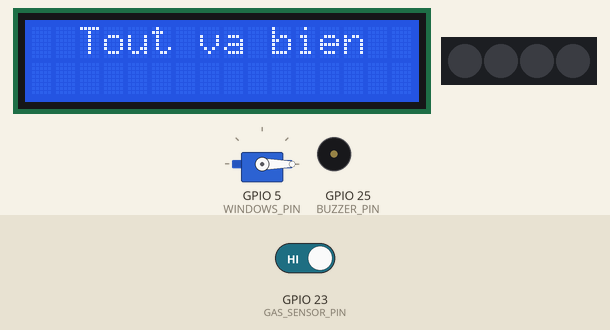
Simulated run of this sketch. Board: ESP32. Parts: servo, 16×2 character LCD, 4 RGB LEDs in strip order, left to right, buzzer (waves = sounding). The inputs (shaded band) are chosen by the test bench; at power-on: GPIO 23 (GAS_SENSOR_PIN) HIGH.

Above: at 1.2 s.
1.3 s: GPIO 23 (GAS_SENSOR_PIN) driven LOW
At 1.63 s:
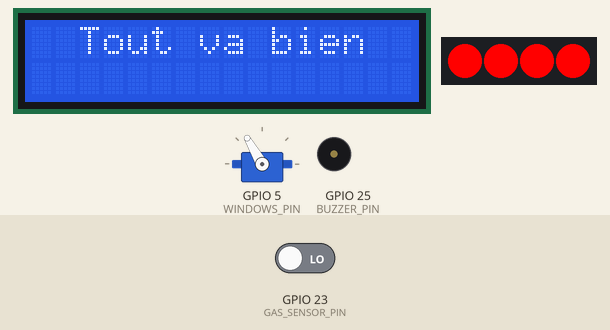
At 2.5 s:
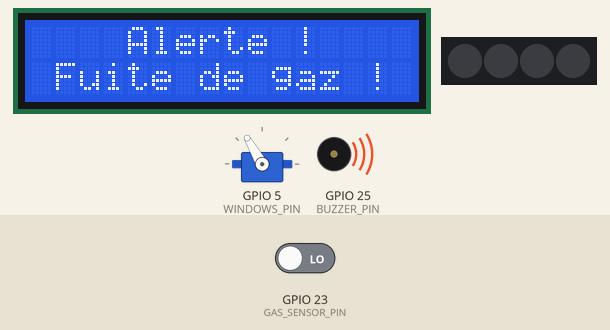
4.4 s: GPIO 23 (GAS_SENSOR_PIN) driven HIGH
At 5.4 s:
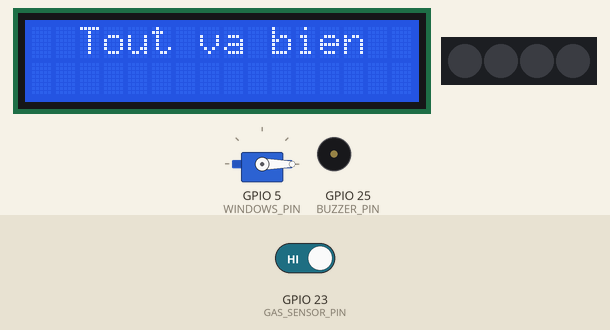
Timing chart, 0 to 7.4 s (numbered marks = the images above; inputs shaded):
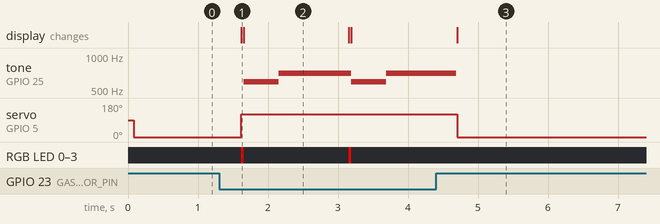

The sketch:

GasDetectionAlert.ino
```cpp
/*
Gas Detection Alert

Si du gaz est détecté, le ventilateur s'active, le buzzer sonne pour donner l'alerte et un message apparait sur l'écran LCD.
La LED RGB clignote en rouge.
*/

#include <Wire.h>
#include <ESP32Servo.h>
#include <LiquidCrystal_I2C.h>
#include <Adafruit_NeoPixel.h>

#define RGB_PIN 26
#define NUM_LEDS 4
#define GAS_SENSOR_PIN 23
#define BUZZER_PIN 25
#define WINDOWS_PIN 5
#define FAN_POWER_PIN 19

LiquidCrystal_I2C lcd(0x27, 16, 2);
Servo ServoWindows;
Adafruit_NeoPixel leds = Adafruit_NeoPixel(NUM_LEDS, RGB_PIN, NEO_GRB + NEO_KHZ800);

int pos = 0;

void setup() {
  ServoWindows.attach(WINDOWS_PIN);
  pinMode(GAS_SENSOR_PIN, INPUT);
  pinMode(BUZZER_PIN, OUTPUT);
  pinMode(FAN_POWER_PIN, OUTPUT);

  Serial.begin(9600);
  lcd.init();
  lcd.backlight();
  lcd.setCursor(2, 0);
  lcd.print("Tout va bien");

  leds.begin();
  leds.show();
  ServoWindows.write(0);
}

void loop() {
  int gasDetected = digitalRead(GAS_SENSOR_PIN);

  if (gasDetected == 0) {
    digitalWrite(FAN_POWER_PIN, HIGH);
    ServoWindows.write(120);
    blinkingLeds();
    lcd.clear();
    lcd.setCursor(4, 0);
    lcd.print("Alerte !");
    lcd.setCursor(1, 1);
    lcd.print("Fuite de gaz !");
    for(int i = 0; i < 1; i++){
      tone(BUZZER_PIN, 589);
      delay(500);
      tone(BUZZER_PIN, 700);
      delay(500);
    }
  } else {
    noTone(BUZZER_PIN);
    digitalWrite(FAN_POWER_PIN, LOW);

    leds.clear();
    leds.show();
    ServoWindows.write(0);

    lcd.clear();
    lcd.setCursor(2, 0);
    lcd.print("Tout va bien");
  }

  delay(500);
}

void blinkingLeds() {
  for (int i = 0; i < NUM_LEDS; i++) {
    leds.setPixelColor(i, leds.Color(255, 0, 0));
  }
  leds.show();
  delay(5);
  leds.clear();
  leds.show();
  delay(5);
}
```

Measured:
- after the input at 1.3 s, tone on GPIO 25 (BUZZER_PIN): alternates 700 Hz for 1.0 s and 589 Hz for 0.50 s, starting after 0.35 s; servo on GPIO 5 (WINDOWS_PIN): 0° → 120° after 0.32 s; RGB LED 0–3: alternates RGB(255, 0, 0) for 0.03 s and off for 1.5 s, starting after 0.32 s
- after the input at 4.4 s, servo on GPIO 5 (WINDOWS_PIN): 120° → 0° after 0.30 s; the display: changes after 0.30 s (image 3)
- what the display in image 2 shows lasts 1.5 s, from 1.7 s to 3.2 s
